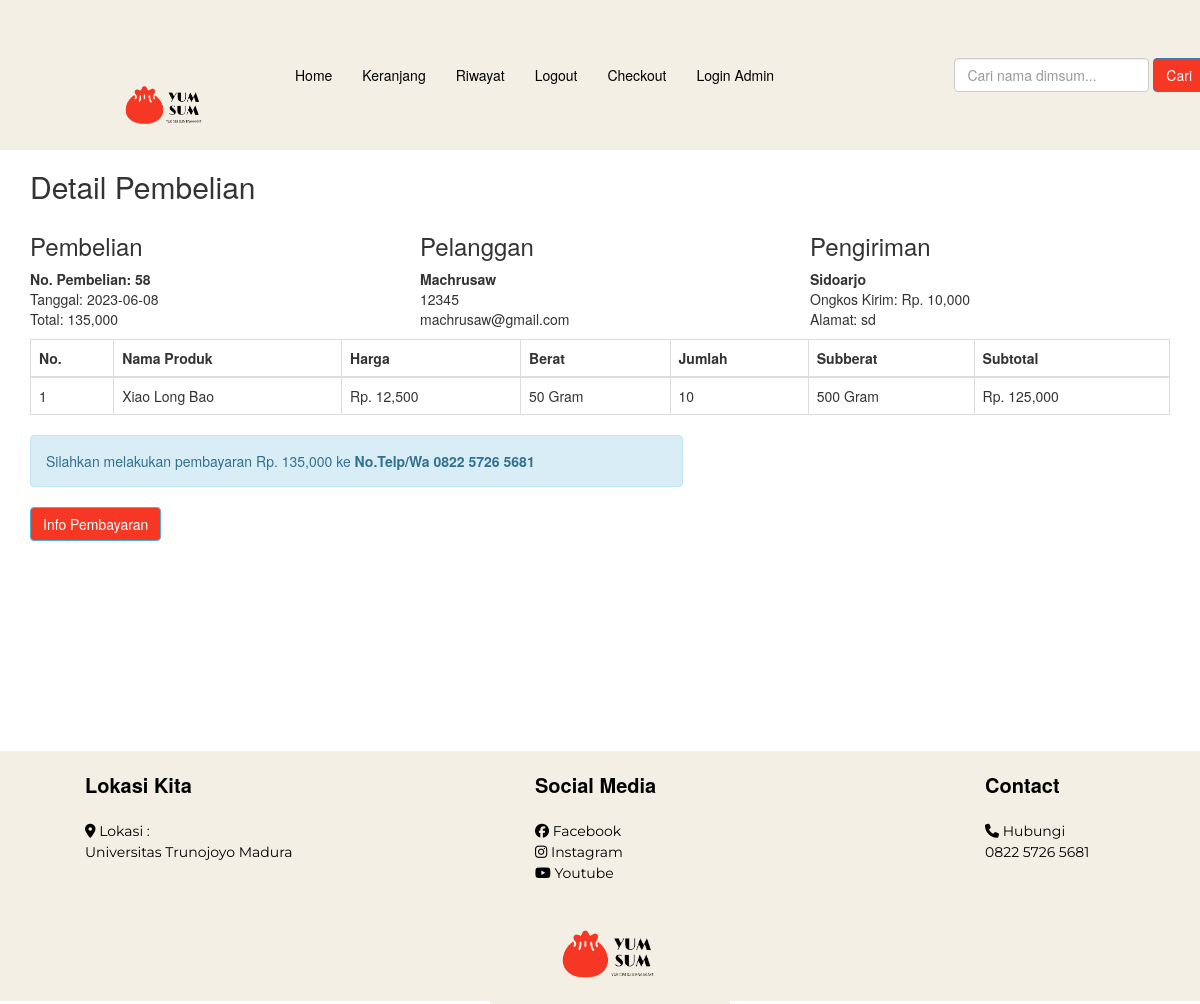
Page /nota.php?id=58 (signed in) on the committed database.
### tables this page shows
CREATE TABLE `pembelian` (
  `id_pembelian` int(11) NOT NULL,
  `id_pelanggan` int(11) NOT NULL,
  `id_ongkir` int(11) NOT NULL,
  `tanggal_pembelian` date NOT NULL,
  `total_pembelian` int(11) NOT NULL,
  `nama_kota` varchar(100) NOT NULL,
  `tarif` int(11) NOT NULL,
  `alamat_pengiriman` text NOT NULL,
  `status_pembelian` varchar(100) NOT NULL DEFAULT 'pending',
  `resi_pengiriman` varchar(50) NOT NULL
);

CREATE TABLE `pelanggan` (
  `id_pelanggan` int(11) NOT NULL,
  `email_pelanggan` varchar(100) NOT NULL,
  `password_pelanggan` varchar(50) NOT NULL,
  `nama_pelanggan` varchar(100) NOT NULL,
  `telepon_pelanggan` varchar(25) NOT NULL,
  `alamat_pelanggan` text NOT NULL
);

CREATE TABLE `pembelian_produk` (
  `id_pembelian_produk` int(11) NOT NULL,
  `id_pembelian` int(11) NOT NULL,
  `id_produk` int(11) NOT NULL,
  `jumlah` int(11) NOT NULL,
  `nama` varchar(100) NOT NULL,
  `harga` int(11) NOT NULL,
  `berat` int(11) NOT NULL,
  `subberat` int(11) NOT NULL,
  `subharga` int(11) NOT NULL
);

### nota.php (the view, shortened to what this page needs)
<?php
include 'koneksi.php';
?>
<!DOCTYPE html>
<html>
<head>
	<link rel="stylesheet" href="admin/assets/css/bootstrap.css">
</head>
<body>
<?php include 'menu.php';?>
<section class="konten">
	<div class="container">
		<h2>Detail Pembelian</h2>
<?php
$ambil = $koneksi->query("SELECT * FROM pembelian JOIN pelanggan ON pembelian.id_pelanggan=pelanggan.id_pelanggan WHERE pembelian.id_pembelian='$_GET[id]'");
$detail = $ambil->fetch_assoc();
?>
<div class="row">
	<div class="col-md-4">
		<h3>Pembelian</h3>
	<strong>No. Pembelian: <?php echo $detail['id_pembelian'] ?></strong><br>
	Tanggal: <?php echo $detail['tanggal_pembelian']; ?><br>
	Total: <?php echo number_format($detail['total_pembelian']); ?>
	</div>
	<div class="col-md-4">
		<h3>Pelanggan</h3>
	<strong><?php echo $detail['nama_pelanggan']; ?></strong><br>
	<p>
	    <?php echo $detail['telepon_pelanggan']; ?><br>
	    <?php echo $detail['email_pelanggan']; ?>
    </p>
	</div>
	<div class="col-md-4">
		<h3>Pengiriman</h3>
	<strong><?php echo $detail['nama_kota'] ?></strong><br>
	Ongkos Kirim: Rp. <?php echo number_format($detail['tarif']); ?><br>
	Alamat: <?php echo $detail['alamat_pengiriman'] ?>
	</div>
</div>
<table class="table table-bordered">
	<thead>
		<tr>
			<th>No.</th>
			<th>Nama Produk</th>
			<th>Harga</th>
			<th>Berat</th>
			<th>Jumlah</th>
			<th>Subberat</th>
			<th>Subtotal</th>
		</tr>
	</thead>
	<tbody>
		<?php $nomor=1; ?>
		<?php $ambil=$koneksi->query("SELECT * FROM pembelian_produk WHERE id_pembelian='$_GET[id]'"); ?>
		<?php while ($pecah = $ambil->fetch_assoc()){?>
		<tr>
			<td><?php echo $nomor; ?></td>
			<td><?php echo $pecah['nama']; ?></td>
			<td>Rp. <?php echo number_format($pecah['harga']); ?></td>
			<td><?php echo $pecah['berat']; ?> Gram</td>
			<td><?php echo $pecah['jumlah']; ?></td>
			<td><?php echo $pecah['subberat']; ?> Gram</td>
			<td>Rp. <?php echo number_format($pecah['subharga']); ?></td>
		</tr>
	<?php $nomor++; ?>
	<?php } ?>
	</tbody>
</table>
<div class="row">
	<div class="col-md-7">
		<div class="alert alert-info">
			<p>
				Silahkan melakukan pembayaran Rp. <?php echo number_format($detail['total_pembelian']); ?> ke
				<strong>No.Telp/Wa 0822 5726 5681</strong>
			</p>
		</div>
	</div>
</div>
		<a href="riwayat.php" class="btn btn-info" style="background: #F63724">Info Pembayaran</a>
	</div>
</section>
<?php include 'footer.php';?>
</body>
</html>

### footer.php (style rules this page uses)
body { margin:0; padding:0; height:50%; }

### rows in the picture
pembelian: id_pembelian "58", tanggal_pembelian "2023-06-08", total_pembelian "135,000", id_pelanggan.nama_pelanggan "Machrusaw", id_pelanggan.telepon_pelanggan "12345", id_pelanggan.email_pelanggan "machrusaw@gmail.com", nama_kota "Sidoarjo", tarif "10,000", alamat_pengiriman "sd"
pembelian_produk: nama "Xiao Long Bao", harga "12,500", berat "50", jumlah "10", subberat "500", subharga "125,000"
